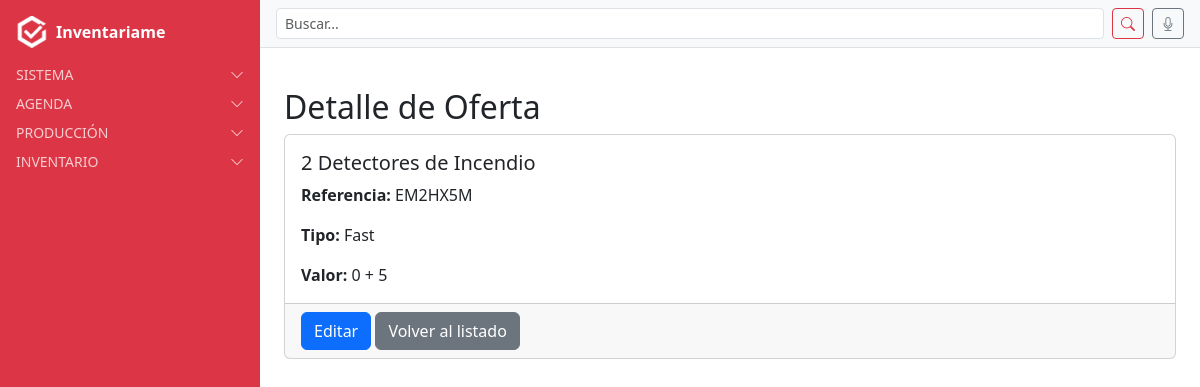
/ofertas/43/detail/ (signed in), run on the app's committed database.
### oferta/models.py (models this page shows, shortened)
class Oferta(models.Model):
    nombre = models.CharField(max_length=150)
    referencia = models.ForeignKey(
        Referencia,
        on_delete=models.CASCADE,
        related_name="ofertas",
        default=1
    )
    valor = models.IntegerField(
        choices=[(3, "0 + 3"), (4, "0 + 4"), (5, "0 + 5"), (7, "0 + 7"), (10, "0 + 10")],
        help_text="Selecciona uno de los valores permitidos"
    )
    class Meta:
        verbose_name = "Oferta"
        verbose_name_plural = "Ofertas"
        ordering = ["nombre"]

### referencias/models.py (models this page shows, shortened)
class Referencia(models.Model):
    nombre = models.CharField(max_length=150)
    tipo = models.ForeignKey(Tipo, on_delete=models.CASCADE, related_name="referencias")
    class Meta:
        verbose_name = "Referencia"
        verbose_name_plural = "Referencias"
        ordering = ["nombre"]

class Tipo(models.Model):
    nombre = models.CharField(max_length=50)
    class Meta:
        verbose_name = "Tipo"
        verbose_name_plural = "Tipos"

### oferta/views.py (the view)
# urls.py: path("<int:pk>/detail/", views.oferta_detail, name="oferta_detail"),
@login_required
def oferta_detail(request, pk):
    oferta = get_object_or_404(Oferta.objects.select_related("referencia", "referencia__tipo"), pk=pk)
    return render(request, "oferta/oferta_detail.html", {"oferta": oferta})

### users/context_processors.py (called while the page is built)
def alertas_processor(request):
    if not request.user.is_authenticated:
        return {}
    ahora = timezone.now()
    proximas_con_recordatorio = Cita.objects.filter(
        usuario=request.user, recordatorio=True,
        fecha__gte=ahora, fecha__lte=ahora + timedelta(days=1)
    )
    if proximas_con_recordatorio.exists():
        return {"alertas": f"Tienes {proximas_con_recordatorio.count()} cita(s) con recordatorio en 24h"}
    return {}

### oferta/templates/oferta/oferta_detail.html
{% extends "base.html" %}
{% block content_authenticated %}
<div class="container mt-4">
  <h2>Detalle de Oferta</h2>
  <div class="card">
    <div class="card-body">
      <h5 class="card-title">{{ oferta.nombre }}</h5>
      <p class="card-text"><strong>Referencia:</strong> {{ oferta.referencia.nombre }}</p>
      <p class="card-text"><strong>Tipo:</strong> {{ oferta.referencia.tipo.nombre }}</p>
      <p class="card-text"><strong>Valor:</strong> 0 + {{ oferta.valor }}</p>
    </div>
    <div class="card-footer">
      <a href="{% url 'oferta_editar' oferta.pk %}" class="btn btn-primary">Editar</a>
      <a href="{% url 'oferta_list' %}" class="btn btn-secondary">Volver al listado</a>
    </div>
  </div>
</div>
{% endblock %}

### data on the page
Oferta: nombre "2 Detectores de Incendio", referencia.nombre "EM2HX5M", referencia.tipo.nombre "Fast", valor "5"
